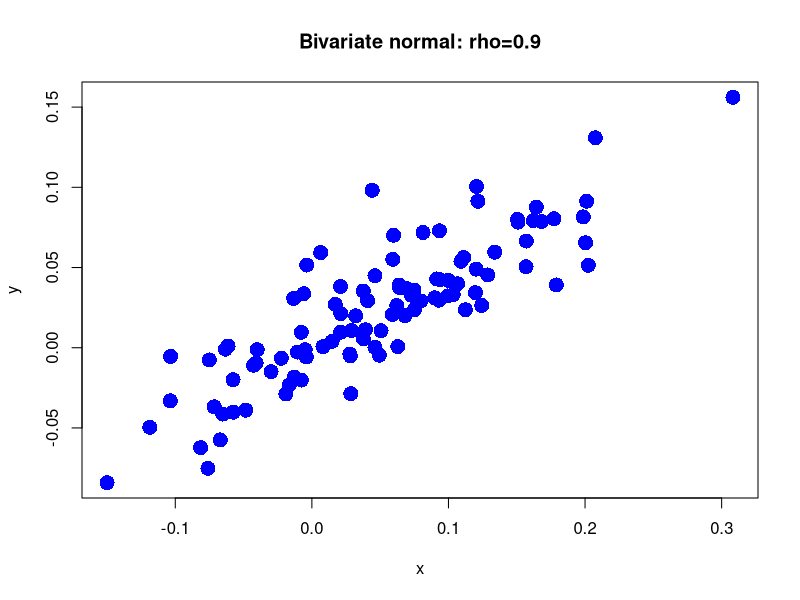
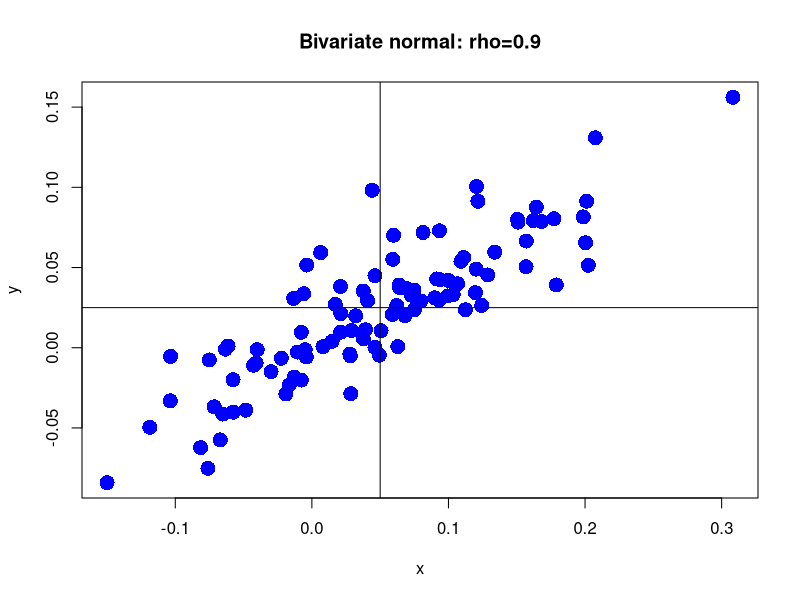
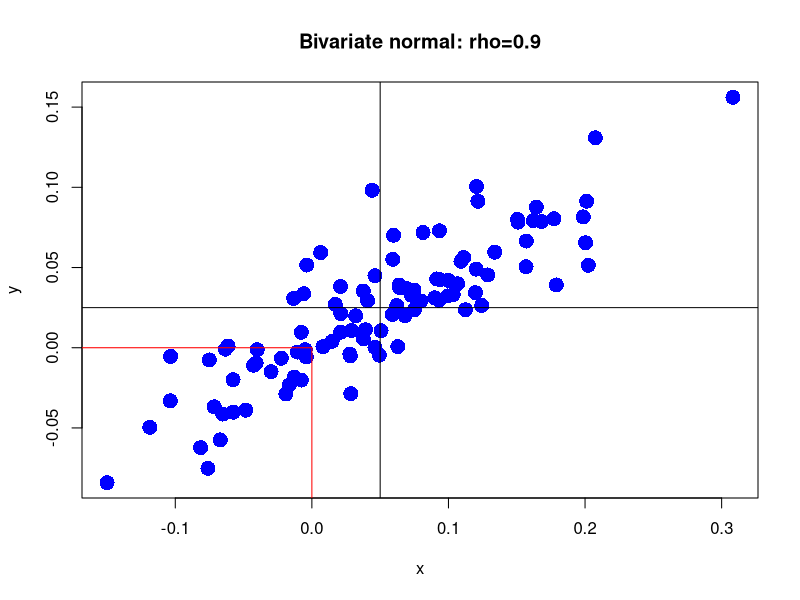
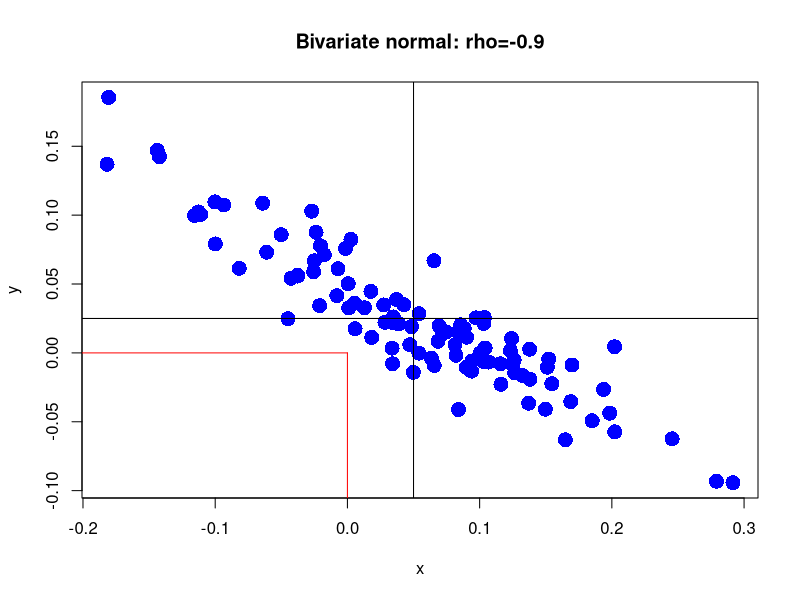
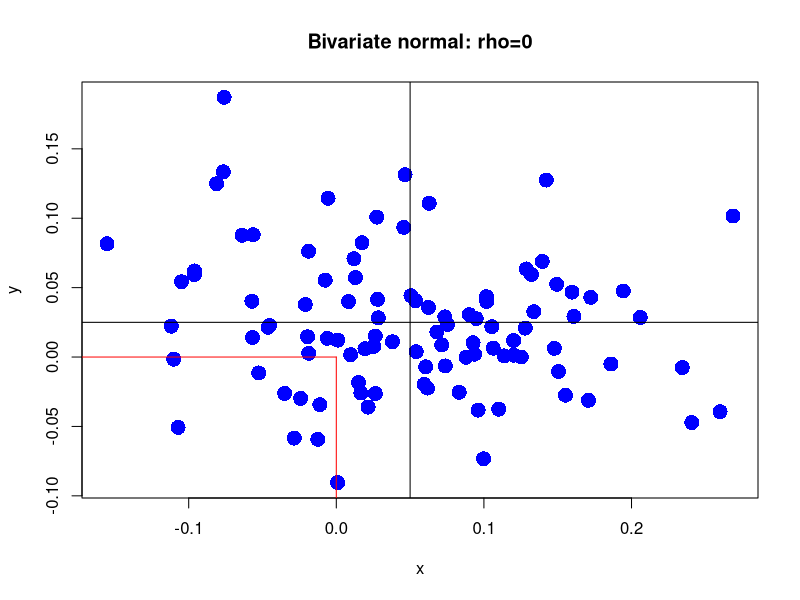

Here is the R script that generated these plots, in order:
## ---- chunk 1
# Standard deviations and correlation
sig_x <- 0.10
sig_y <- 0.05
rho_xy <- 0.9
# Covariance between X and Y
sig_xy <- rho_xy*sig_x*sig_y
# Covariance matrix
Sigma_xy <- matrix(c(sig_x^2, sig_xy, sig_xy, sig_y^2), nrow = 2)
## ---- chunk 2
#install.packages("mvtnorm")
library(mvtnorm)
# The covariance matrix (Sigma_xy) is still in your workspace
# Means
mu_x <- 0.05
mu_y <- 0.025
# Simulate 100 observations
set.seed(123)  # for reproducibility
xy_vals <- rmvnorm(100, mean = c(mu_x, mu_y), sigma = Sigma_xy)
# Have a look at the first observations
head(xy_vals)
## ---- chunk 3
# Create scatterplot
plot(xy_vals[,1], xy_vals[,2], pch = 16, cex = 2, col = "blue", main = "Bivariate normal: rho=0.9", ylab = "y", xlab = "x")
## ---- chunk 4
plot(xy_vals[,1], xy_vals[,2], pch = 16, cex = 2, col = "blue", main = "Bivariate normal: rho=0.9", ylab = "y", xlab = "x")
abline(h = mu_y)
abline(v = mu_x)
## ---- chunk 5
plot(xy_vals[,1], xy_vals[,2], pch = 16, cex = 2, col = "blue", main = "Bivariate normal: rho=0.9", ylab = "y", xlab = "x")
# Add lines
abline(h = mu_y, v = mu_x)
# Add line segments
segments(x0 = 0, y0 = -1e10, x1 = 0, y1 = 0, col="red")
segments(x0 = -1e10, y0 = 0, x1 = 0, y1 = 0, col="red")
# Compute joint probability
pmvnorm(lower = -Inf, upper = 0, mean = c(mu_x, mu_y), sigma = Sigma_xy)
## ---- chunk 6
# Standard deviations and correlation
sig_x <- 0.10
sig_y <- 0.05
rho_xy <- -0.9
# Covariance between X and Y
sig_xy <- rho_xy * sig_x * sig_y
# Covariance matrix
Sigma_xy <- matrix(c(sig_x^2, sig_xy, sig_xy, sig_y^2), nrow = 2, ncol = 2)

# Means
mu_x <- 0.05
mu_y <- 0.025
# Simulate 100 observations
set.seed(123)  # for reproducibility
xy_vals <- rmvnorm(100, mean=c(mu_x, mu_y), sigma = Sigma_xy)
head(xy_vals)

# Create scatterplot
plot(xy_vals[, 1], xy_vals[, 2], pch = 16, cex = 2, col = "blue", 
     main = "Bivariate normal: rho=-0.9", xlab = "x", ylab = "y")
# Add lines
abline(h = mu_y, v = mu_x)
# Add line segments
segments(x0 = 0, y0 = -1e10, x1 = 0, y1 = 0, col="red")
segments(x0 = -1e10, y0 = 0, x1 = 0, y1 = 0, col="red")

# Compute joint probability
pmvnorm(lower = c(-Inf, -Inf), upper = c(0, 0), 
        mean = c(mu_x, mu_y), sigma = Sigma_xy)
## ---- chunk 7
# Standard deviations and correlation
sig_x <- 0.10
sig_y <- 0.05
rho_xy <- 0
# Covariance between X and Y
sig_xy <- rho_xy * sig_x * sig_y
# Covariance matrix
Sigma_xy <- matrix(c(sig_x^2, sig_xy, sig_xy, sig_y^2), nrow = 2, ncol = 2)

# Means
mu_x <- 0.05
mu_y <- 0.025
# Simulate 100 observations
set.seed(123)  # for reproducibility
xy_vals <- rmvnorm(100, mean=c(mu_x, mu_y), sigma = Sigma_xy)
head(xy_vals)

# Create scatterplot
plot(xy_vals[, 1], xy_vals[, 2], pch = 16, cex = 2, col = "blue", 
     main = "Bivariate normal: rho=0", xlab = "x", ylab = "y")
# Add lines
abline(h = mu_y, v = mu_x)
# Add line segments
segments(x0 = 0, y0 = -1e10, x1 = 0, y1 = 0, col="red")
segments(x0 = -1e10, y0 = 0, x1 = 0, y1 = 0, col="red")

# Compute joint probability
pmvnorm(lower = c(-Inf, -Inf), upper = c(0, 0), 
        mean = c(mu_x, mu_y), sigma = Sigma_xy)
## ---- chunk 8
m <- matrix(c(0.1,0.1,0,0.2,0,0.1,0,0.2,0.3), nrow = 3, dimnames = list(c(1,2,3),c(1,2,3)))
X <- c(1,2,3)
Y <- c(1,2,3)
p_Y = colSums(m)
p_X = rowSums(m)
mu_Y = p_Y%*%Y
mu_X = p_X%*%X
var_X = (X-mu_X)^2 %*% p_X
var_Y = (Y-mu_Y)^2 %*% p_Y
sd_X = sqrt(var_X)
sd_Y = sqrt(var_Y)
Cov_XY <- 0 
for (row in 1:nrow(m)){
  for (col in 1:ncol(m)){
    Cov_XY <- Cov_XY + (X[row]-mu_X)*(Y[col]-mu_Y)*m[row,col]
  }
}
Cor_XY <- Cov_XY/sd_X/sd_Y

(exp(12*0.04+sqrt(12)*0.09*qnorm(0.05))-1)*100000
(exp(12*0.04+sqrt(12)*0.09*qnorm(0.01))-1)*100000
